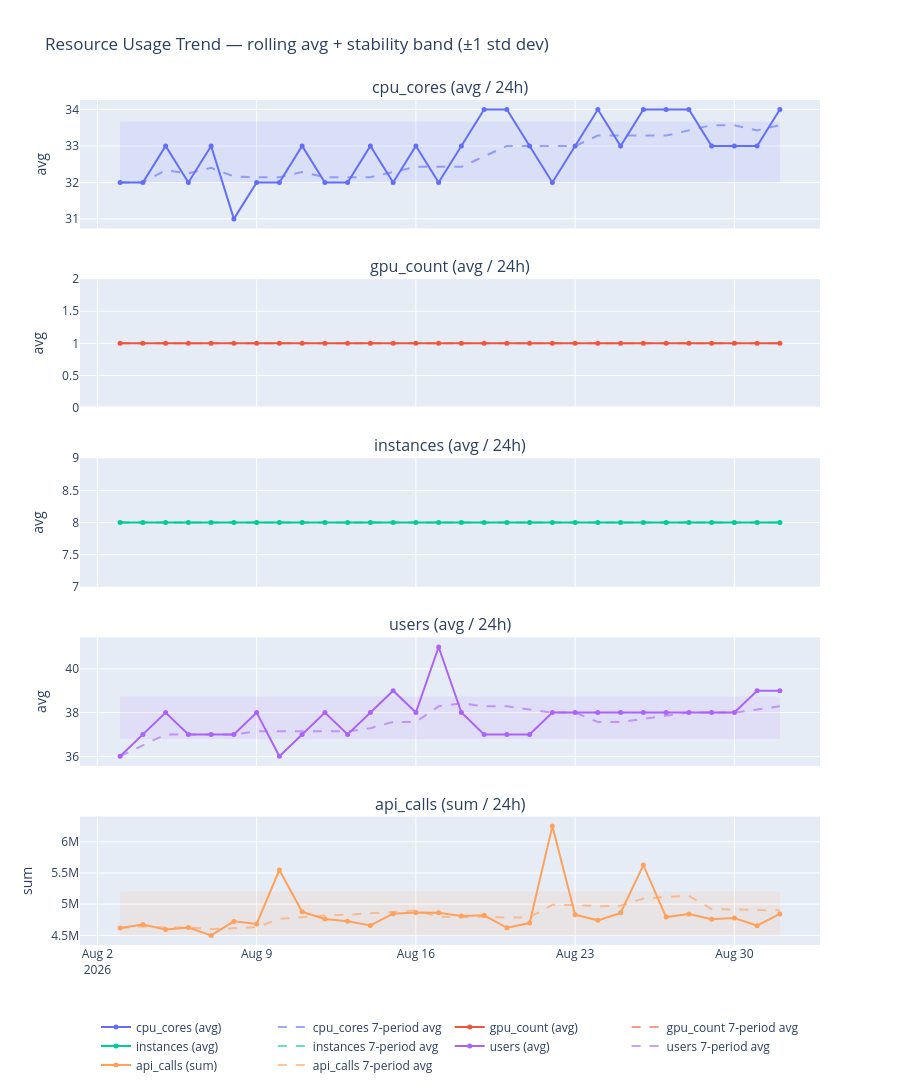

Source (notebook cell):
### Markdown cell above
### Chart Guide

**Purpose:** Shows how resource usage is trending over the reporting window with
noise reduction (rolling average) and a variability context (stability band).

**Chart Attributes**

| | |
|---|---|
| **Chart type** | Faceted line chart (one subplot per metric, shared X axis) |
| **Solid line** | Raw period values |
| **Dashed line** | Rolling average (smoothed trend) |
| **Shaded band** | ±1 standard deviation — normal operating range |

**Insights:** Points outside the shaded band are statistical outliers.
Drag to zoom on any panel — all panels zoom together for cross-metric correlation.
A consistently widening band means usage is becoming more variable over time.

### Code cell
if fig_42 is not None:
    fig_42.show()
